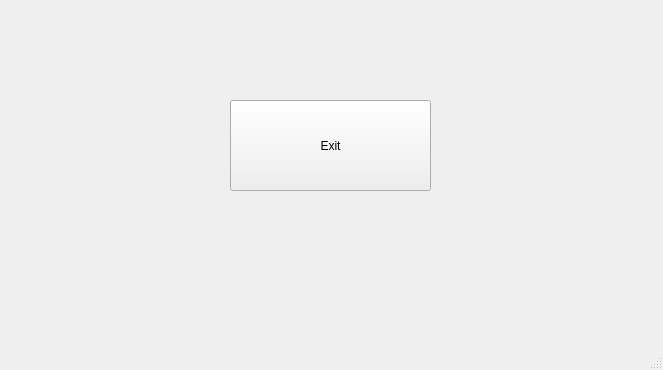
<?xml version="1.0" encoding="UTF-8"?>
<ui version="4.0">
 <class>MainWindow</class>
 <widget class="QMainWindow" name="MainWindow">
  <property name="geometry">
   <rect>
    <x>0</x>
    <y>0</y>
    <width>663</width>
    <height>370</height>
   </rect>
  </property>
  <property name="windowTitle">
   <string>MainWindow</string>
  </property>
  <widget class="QWidget" name="centralwidget">
   <widget class="QPushButton" name="btnExit">
    <property name="geometry">
     <rect>
      <x>230</x>
      <y>100</y>
      <width>201</width>
      <height>91</height>
     </rect>
    </property>
    <property name="text">
     <string>Exit</string>
    </property>
   </widget>
  </widget>
  <widget class="QMenuBar" name="menubar">
   <property name="geometry">
    <rect>
     <x>0</x>
     <y>0</y>
     <width>663</width>
     <height>18</height>
    </rect>
   </property>
  </widget>
  <widget class="QStatusBar" name="statusbar"/>
 </widget>
 <resources/>
 <connections/>
</ui>
